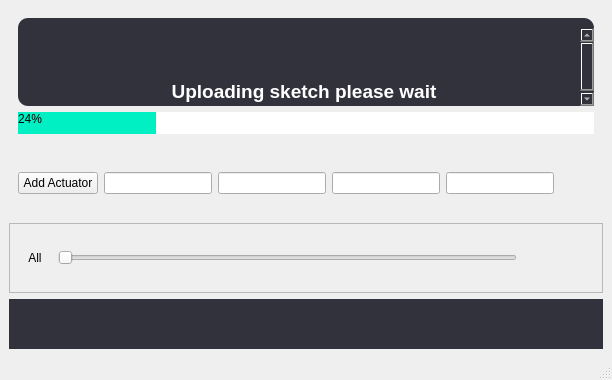
<?xml version="1.0" encoding="UTF-8"?>
<ui version="4.0">
 <class>MainWindow</class>
 <widget class="QMainWindow" name="MainWindow">
  <property name="geometry">
   <rect>
    <x>0</x>
    <y>0</y>
    <width>570</width>
    <height>376</height>
   </rect>
  </property>
  <property name="windowTitle">
   <string>Actuator Test</string>
  </property>
  <widget class="QWidget" name="centralwidget">
   <layout class="QVBoxLayout" name="verticalLayout">
    <item>
     <widget class="QFrame" name="loading">
      <layout class="QVBoxLayout" name="loading_screen" stretch="0,0,0">
       <item>
        <widget class="QTextBrowser" name="textBrowser">
         <property name="styleSheet">
          <string notr="true">/*General Styling*/
* {
  
  font: 10pt &quot;Roboto &quot;;
  font-size: 14px;
  background-color: #32323C;
  color: #FFFFFF;
}

/*Text Box Styling*/
QTextBrowser {
  border: none; 
  padding-left:10px; 
  padding-top:10px;
  border-radius: 10px;
}</string>
         </property>
         <property name="html">
          <string>&lt;!DOCTYPE HTML PUBLIC &quot;-//W3C//DTD HTML 4.0//EN&quot; &quot;http://www.w3.org/TR/REC-html40/strict.dtd&quot;&gt;
&lt;html&gt;&lt;head&gt;&lt;meta name=&quot;qrichtext&quot; content=&quot;1&quot; /&gt;&lt;style type=&quot;text/css&quot;&gt;
p, li { white-space: pre-wrap; }
&lt;/style&gt;&lt;/head&gt;&lt;body style=&quot; font-family:'Roboto '; font-size:14px; font-weight:400; font-style:normal;&quot;&gt;
&lt;p style=&quot;-qt-paragraph-type:empty; margin-top:0px; margin-bottom:0px; margin-left:0px; margin-right:0px; -qt-block-indent:0; text-indent:0px;&quot;&gt;&lt;br /&gt;&lt;/p&gt;
&lt;p style=&quot;-qt-paragraph-type:empty; margin-top:0px; margin-bottom:0px; margin-left:0px; margin-right:0px; -qt-block-indent:0; text-indent:0px;&quot;&gt;&lt;br /&gt;&lt;/p&gt;
&lt;p style=&quot;-qt-paragraph-type:empty; margin-top:0px; margin-bottom:0px; margin-left:0px; margin-right:0px; -qt-block-indent:0; text-indent:0px;&quot;&gt;&lt;br /&gt;&lt;/p&gt;
&lt;p align=&quot;center&quot; style=&quot; margin-top:0px; margin-bottom:0px; margin-left:0px; margin-right:0px; -qt-block-indent:0; text-indent:0px;&quot;&gt;&lt;span style=&quot; font-size:14pt; font-weight:600;&quot;&gt;Uploading sketch please wait&lt;/span&gt;&lt;/p&gt;&lt;/body&gt;&lt;/html&gt;</string>
         </property>
        </widget>
       </item>
       <item>
        <widget class="QProgressBar" name="progressBar">
         <property name="styleSheet">
          <string notr="true">QProgressBar
{
	border: solid grey;
	border-radius: 15px;
	color: black;
}
QProgressBar::chunk
{
	background-color: #00f0c3;
	border-radius:15px;
}</string>
         </property>
         <property name="value">
          <number>24</number>
         </property>
        </widget>
       </item>
       <item>
        <spacer name="verticalSpacer">
         <property name="orientation">
          <enum>Qt::Vertical</enum>
         </property>
         <property name="sizeType">
          <enum>QSizePolicy::Maximum</enum>
         </property>
         <property name="sizeHint" stdset="0">
          <size>
           <width>20</width>
           <height>100</height>
          </size>
         </property>
        </spacer>
       </item>
      </layout>
     </widget>
    </item>
    <item>
     <widget class="QFrame" name="options_frame">
      <layout class="QHBoxLayout" name="options">
       <property name="sizeConstraint">
        <enum>QLayout::SetFixedSize</enum>
       </property>
       <item>
        <widget class="QPushButton" name="add">
         <property name="text">
          <string>Add Actuator</string>
         </property>
        </widget>
       </item>
       <item>
        <widget class="QLineEdit" name="name"/>
       </item>
       <item>
        <widget class="QLineEdit" name="pin"/>
       </item>
       <item>
        <widget class="QLineEdit" name="min"/>
       </item>
       <item>
        <widget class="QLineEdit" name="max"/>
       </item>
       <item>
        <spacer name="horizontalSpacer">
         <property name="orientation">
          <enum>Qt::Horizontal</enum>
         </property>
         <property name="sizeType">
          <enum>QSizePolicy::Maximum</enum>
         </property>
         <property name="sizeHint" stdset="0">
          <size>
           <width>40</width>
           <height>50</height>
          </size>
         </property>
        </spacer>
       </item>
      </layout>
     </widget>
    </item>
    <item>
     <widget class="QScrollArea" name="scrollArea">
      <property name="widgetResizable">
       <bool>true</bool>
      </property>
      <widget class="QWidget" name="scrollAreaWidgetContents">
       <property name="geometry">
        <rect>
         <x>0</x>
         <y>0</y>
         <width>550</width>
         <height>69</height>
        </rect>
       </property>
       <layout class="QVBoxLayout" name="verticalLayout_2">
        <item>
         <layout class="QHBoxLayout" name="horizontalLayout_2">
          <item>
           <widget class="QLabel" name="name_1">
            <property name="minimumSize">
             <size>
              <width>30</width>
              <height>0</height>
             </size>
            </property>
            <property name="maximumSize">
             <size>
              <width>50</width>
              <height>16777215</height>
             </size>
            </property>
            <property name="text">
             <string>   All   </string>
            </property>
           </widget>
          </item>
          <item>
           <widget class="QSlider" name="value">
            <property name="orientation">
             <enum>Qt::Horizontal</enum>
            </property>
           </widget>
          </item>
          <item>
           <widget class="QLabel" name="pos_1">
            <property name="minimumSize">
             <size>
              <width>50</width>
              <height>0</height>
             </size>
            </property>
            <property name="text">
             <string/>
            </property>
           </widget>
          </item>
          <item>
           <spacer name="verticalSpacer_2">
            <property name="orientation">
             <enum>Qt::Vertical</enum>
            </property>
            <property name="sizeType">
             <enum>QSizePolicy::Maximum</enum>
            </property>
            <property name="sizeHint" stdset="0">
             <size>
              <width>20</width>
              <height>40</height>
             </size>
            </property>
           </spacer>
          </item>
         </layout>
        </item>
       </layout>
      </widget>
     </widget>
    </item>
    <item>
     <widget class="QLabel" name="logo">
      <property name="minimumSize">
       <size>
        <width>0</width>
        <height>50</height>
       </size>
      </property>
      <property name="styleSheet">
       <string notr="true">QLabel#logo{
  background-color: #32323C;
  image: url(Ui/SideKick_Logo.png);
  width:100px;
  height:50px;
}
</string>
      </property>
      <property name="text">
       <string/>
      </property>
     </widget>
    </item>
   </layout>
  </widget>
  <widget class="QStatusBar" name="statusbar"/>
 </widget>
 <resources/>
 <connections/>
</ui>
